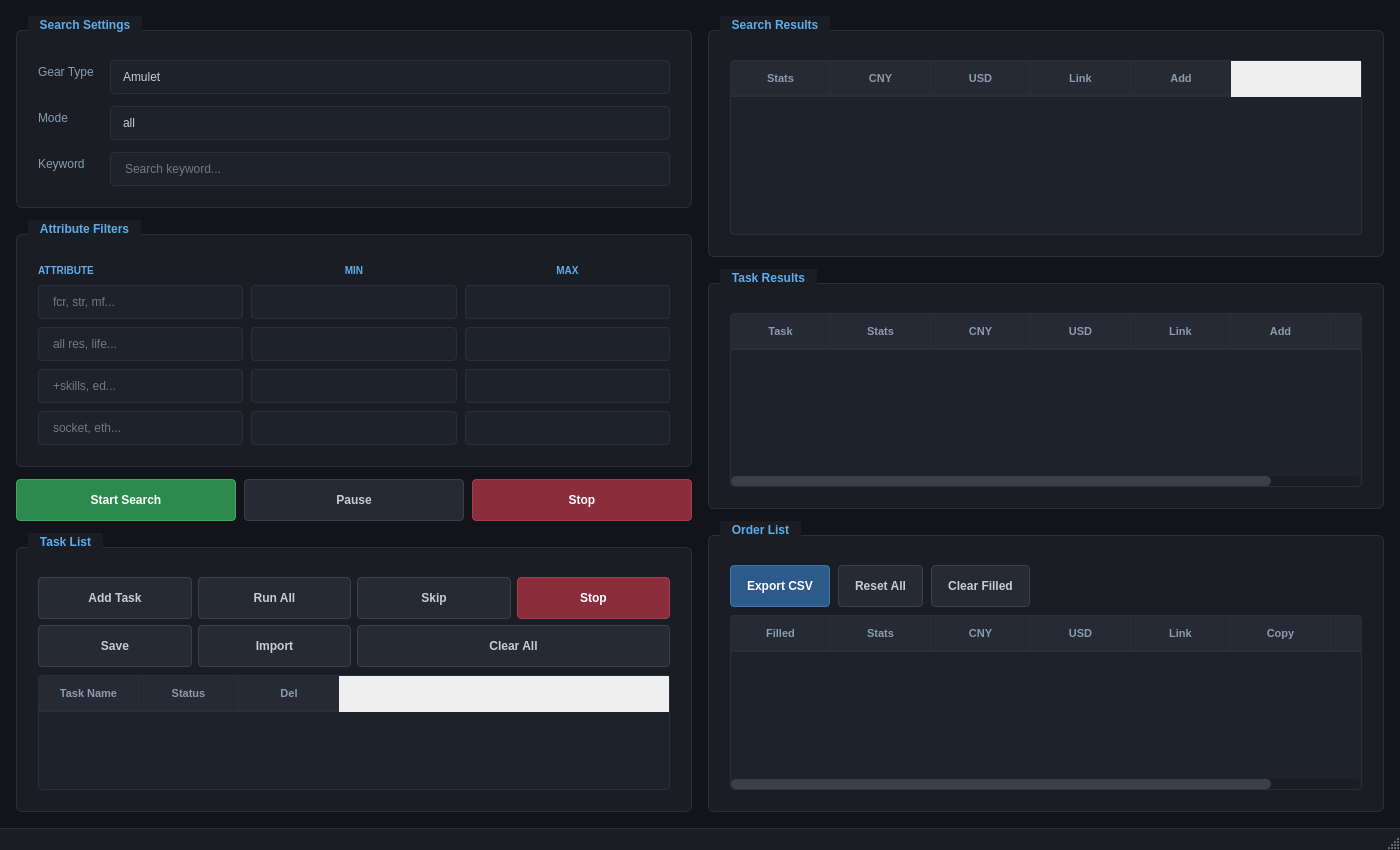
<?xml version="1.0" encoding="UTF-8"?>
<ui version="4.0">
 <class>MainWindow</class>
 <widget class="QMainWindow" name="MainWindow">
  <property name="geometry">
   <rect>
    <x>0</x>
    <y>0</y>
    <width>1400</width>
    <height>850</height>
   </rect>
  </property>
  <property name="windowTitle">
   <string>D2R Equipment Checker</string>
  </property>
  <property name="styleSheet">
   <string notr="true">
/* ===== MAIN WINDOW ===== */
QMainWindow, QWidget#centralwidget {
    background-color: #12141a;
    font-family: 'Segoe UI', Arial, sans-serif;
    font-size: 12px;
    color: #c8ccd4;
}

/* ===== GROUP BOXES ===== */
QGroupBox {
    background-color: #1a1d24;
    border: 1px solid #2a2f3a;
    border-radius: 6px;
    margin-top: 14px;
    padding: 12px;
    padding-top: 20px;
    font-weight: 600;
    font-size: 12px;
}

QGroupBox::title {
    subcontrol-origin: margin;
    subcontrol-position: top left;
    left: 12px;
    padding: 2px 10px;
    background-color: #1a1d24;
    color: #5dadec;
    font-size: 13px;
}

/* ===== BUTTONS ===== */
QPushButton {
    background-color: #252a34;
    border: 1px solid #3a3f4a;
    border-radius: 4px;
    padding: 8px 16px;
    color: #c8ccd4;
    font-weight: 500;
    min-height: 24px;
}

QPushButton:hover {
    background-color: #2f3542;
    border-color: #5dadec;
}

QPushButton:pressed {
    background-color: #1a1d24;
}

QPushButton:disabled {
    background-color: #1a1d24;
    border-color: #252a34;
    color: #4a4f5a;
}

/* Primary Action Button */
QPushButton#start_button {
    background-color: #2d8a4e;
    border-color: #3da864;
    color: #ffffff;
    font-weight: 600;
}

QPushButton#start_button:hover {
    background-color: #3da864;
}

/* Danger Buttons */
QPushButton#stop_button, QPushButton#stop_list_check {
    background-color: #8a2d3d;
    border-color: #a83d4e;
    color: #ffffff;
}

QPushButton#stop_button:hover, QPushButton#stop_list_check:hover {
    background-color: #a83d4e;
}

/* Export Button */
QPushButton#export_orderlist {
    background-color: #2d5a8a;
    border-color: #3d7ab0;
    color: #ffffff;
}

QPushButton#export_orderlist:hover {
    background-color: #3d7ab0;
}

/* ===== INPUT FIELDS ===== */
QLineEdit {
    background-color: #1e222a;
    border: 1px solid #2a2f3a;
    border-radius: 4px;
    padding: 8px 12px;
    color: #c8ccd4;
    selection-background-color: #5dadec;
}

QLineEdit:focus {
    border-color: #5dadec;
}

QLineEdit::placeholder {
    color: #5a5f6a;
}

/* ===== COMBO BOX ===== */
QComboBox {
    background-color: #1e222a;
    border: 1px solid #2a2f3a;
    border-radius: 4px;
    padding: 8px 12px;
    color: #c8ccd4;
    min-width: 140px;
}

QComboBox:hover, QComboBox:focus {
    border-color: #5dadec;
}

QComboBox::drop-down {
    border: none;
    width: 24px;
    padding-right: 8px;
}

QComboBox::down-arrow {
    image: none;
    border-left: 4px solid transparent;
    border-right: 4px solid transparent;
    border-top: 5px solid #5dadec;
}

QComboBox QAbstractItemView {
    background-color: #1e222a;
    border: 1px solid #5dadec;
    selection-background-color: #2d5a8a;
    color: #c8ccd4;
    padding: 4px;
}

/* ===== CHECK BOXES ===== */
QCheckBox {
    spacing: 8px;
    color: #c8ccd4;
}

QCheckBox::indicator {
    width: 16px;
    height: 16px;
    border-radius: 3px;
    border: 2px solid #3a3f4a;
    background-color: #1e222a;
}

QCheckBox::indicator:hover {
    border-color: #5dadec;
}

QCheckBox::indicator:checked {
    background-color: #5dadec;
    border-color: #5dadec;
}

/* ===== TABLES ===== */
QTableWidget {
    background-color: #1e222a;
    alternate-background-color: #22262e;
    border: 1px solid #2a2f3a;
    border-radius: 4px;
    gridline-color: #2a2f3a;
    selection-background-color: #2d5a8a;
    selection-color: #ffffff;
}

QTableWidget::item {
    padding: 6px 8px;
    border: none;
}

QTableWidget::item:selected {
    background-color: #2d5a8a;
}

QHeaderView::section {
    background-color: #252a34;
    color: #8a9bae;
    font-weight: 600;
    font-size: 11px;
    text-transform: uppercase;
    padding: 8px 10px;
    border: none;
    border-bottom: 2px solid #2a2f3a;
    border-right: 1px solid #2a2f3a;
}

QHeaderView::section:last {
    border-right: none;
}

/* ===== SCROLL BARS ===== */
QScrollBar:vertical {
    background-color: #1a1d24;
    width: 10px;
    margin: 0;
    border-radius: 5px;
}

QScrollBar::handle:vertical {
    background-color: #3a3f4a;
    border-radius: 5px;
    min-height: 30px;
}

QScrollBar::handle:vertical:hover {
    background-color: #5dadec;
}

QScrollBar::add-line:vertical, QScrollBar::sub-line:vertical,
QScrollBar::add-page:vertical, QScrollBar::sub-page:vertical {
    height: 0;
    background: none;
}

QScrollBar:horizontal {
    background-color: #1a1d24;
    height: 10px;
    margin: 0;
    border-radius: 5px;
}

QScrollBar::handle:horizontal {
    background-color: #3a3f4a;
    border-radius: 5px;
    min-width: 30px;
}

QScrollBar::handle:horizontal:hover {
    background-color: #5dadec;
}

QScrollBar::add-line:horizontal, QScrollBar::sub-line:horizontal,
QScrollBar::add-page:horizontal, QScrollBar::sub-page:horizontal {
    width: 0;
    background: none;
}

/* ===== STATUS BAR ===== */
QStatusBar {
    background-color: #1a1d24;
    color: #6a7a8a;
    border-top: 1px solid #2a2f3a;
    padding: 6px 12px;
    font-size: 11px;
}

/* ===== LABELS ===== */
QLabel {
    color: #8a9bae;
    font-size: 12px;
}

QLabel[headerLabel="true"] {
    color: #5dadec;
    font-size: 11px;
    font-weight: 600;
}
   </string>
  </property>
  <widget class="QWidget" name="centralwidget">
   <layout class="QHBoxLayout" name="mainLayout">
    <property name="spacing">
     <number>16</number>
    </property>
    <property name="leftMargin">
     <number>16</number>
    </property>
    <property name="topMargin">
     <number>16</number>
    </property>
    <property name="rightMargin">
     <number>16</number>
    </property>
    <property name="bottomMargin">
     <number>16</number>
    </property>
    
    <!-- LEFT PANEL -->
    <item>
     <widget class="QWidget" name="leftPanel">
      <property name="maximumWidth">
       <number>380</number>
      </property>
      <layout class="QVBoxLayout" name="leftLayout">
       <property name="spacing">
        <number>12</number>
       </property>
       <property name="leftMargin">
        <number>0</number>
       </property>
       <property name="topMargin">
        <number>0</number>
       </property>
       <property name="rightMargin">
        <number>0</number>
       </property>
       <property name="bottomMargin">
        <number>0</number>
       </property>
       
       <!-- Search Settings -->
       <item>
        <widget class="QGroupBox" name="searchGroup">
         <property name="title">
          <string>Search Settings</string>
         </property>
         <layout class="QFormLayout" name="searchFormLayout">
          <property name="horizontalSpacing">
           <number>16</number>
          </property>
          <property name="verticalSpacing">
           <number>12</number>
          </property>
          <item row="0" column="0">
           <widget class="QLabel" name="gearLabel">
            <property name="text">
             <string>Gear Type</string>
            </property>
           </widget>
          </item>
          <item row="0" column="1">
           <widget class="QComboBox" name="gear_type">
            <item><property name="text"><string>Amulet</string></property></item>
            <item><property name="text"><string>Ring</string></property></item>
            <item><property name="text"><string>Charm</string></property></item>
            <item><property name="text"><string>Jewel</string></property></item>
            <item><property name="text"><string>Weapon</string></property></item>
            <item><property name="text"><string>Shield</string></property></item>
            <item><property name="text"><string>Hat</string></property></item>
            <item><property name="text"><string>Armor</string></property></item>
            <item><property name="text"><string>Glove</string></property></item>
            <item><property name="text"><string>Belt</string></property></item>
            <item><property name="text"><string>Boots</string></property></item>
           </widget>
          </item>
          <item row="1" column="0">
           <widget class="QLabel" name="ladderLabel">
            <property name="text">
             <string>Mode</string>
            </property>
           </widget>
          </item>
          <item row="1" column="1">
           <widget class="QComboBox" name="mode_combo">
            <item><property name="text"><string>all</string></property></item>
            <item><property name="text"><string>ladder</string></property></item>
            <item><property name="text"><string>warlock ladder</string></property></item>
            <item><property name="text"><string>warlock nonladder</string></property></item>
            <item><property name="text"><string>nonladder</string></property></item>
           </widget>
          </item>
          <item row="2" column="0">
           <widget class="QLabel" name="keywordLabel">
            <property name="text">
             <string>Keyword</string>
            </property>
           </widget>
          </item>
          <item row="2" column="1">
           <widget class="QLineEdit" name="key_word">
            <property name="placeholderText">
             <string>Search keyword...</string>
            </property>
           </widget>
          </item>
         </layout>
        </widget>
       </item>
       
       <!-- Attribute Filters -->
       <item>
        <widget class="QGroupBox" name="filterGroup">
         <property name="title">
          <string>Attribute Filters</string>
         </property>
         <layout class="QGridLayout" name="filterGridLayout">
          <property name="horizontalSpacing">
           <number>8</number>
          </property>
          <property name="verticalSpacing">
           <number>8</number>
          </property>
          <!-- Headers -->
          <item row="0" column="0">
           <widget class="QLabel" name="attrHeader">
            <property name="text"><string>ATTRIBUTE</string></property>
            <property name="styleSheet"><string>color: #5dadec; font-weight: 600; font-size: 10px;</string></property>
           </widget>
          </item>
          <item row="0" column="1">
           <widget class="QLabel" name="minHeader">
            <property name="text"><string>MIN</string></property>
            <property name="alignment"><set>Qt::AlignCenter</set></property>
            <property name="styleSheet"><string>color: #5dadec; font-weight: 600; font-size: 10px;</string></property>
           </widget>
          </item>
          <item row="0" column="2">
           <widget class="QLabel" name="maxHeader">
            <property name="text"><string>MAX</string></property>
            <property name="alignment"><set>Qt::AlignCenter</set></property>
            <property name="styleSheet"><string>color: #5dadec; font-weight: 600; font-size: 10px;</string></property>
           </widget>
          </item>
          <!-- Filter Row 1 -->
          <item row="1" column="0">
           <widget class="QLineEdit" name="filter_word_1">
            <property name="placeholderText"><string>fcr, str, mf...</string></property>
           </widget>
          </item>
          <item row="1" column="1">
           <widget class="QLineEdit" name="fw_1_min">
            <property name="maximumWidth"><number>55</number></property>
            <property name="alignment"><set>Qt::AlignCenter</set></property>
           </widget>
          </item>
          <item row="1" column="2">
           <widget class="QLineEdit" name="fw_1_max">
            <property name="maximumWidth"><number>55</number></property>
            <property name="alignment"><set>Qt::AlignCenter</set></property>
           </widget>
          </item>
          <!-- Filter Row 2 -->
          <item row="2" column="0">
           <widget class="QLineEdit" name="filter_word_2">
            <property name="placeholderText"><string>all res, life...</string></property>
           </widget>
          </item>
          <item row="2" column="1">
           <widget class="QLineEdit" name="fw_2_min">
            <property name="maximumWidth"><number>55</number></property>
            <property name="alignment"><set>Qt::AlignCenter</set></property>
           </widget>
          </item>
          <item row="2" column="2">
           <widget class="QLineEdit" name="fw_2_max">
            <property name="maximumWidth"><number>55</number></property>
            <property name="alignment"><set>Qt::AlignCenter</set></property>
           </widget>
          </item>
          <!-- Filter Row 3 -->
          <item row="3" column="0">
           <widget class="QLineEdit" name="filter_word_3">
            <property name="placeholderText"><string>+skills, ed...</string></property>
           </widget>
          </item>
          <item row="3" column="1">
           <widget class="QLineEdit" name="fw_3_min">
            <property name="maximumWidth"><number>55</number></property>
            <property name="alignment"><set>Qt::AlignCenter</set></property>
           </widget>
          </item>
          <item row="3" column="2">
           <widget class="QLineEdit" name="fw_3_max">
            <property name="maximumWidth"><number>55</number></property>
            <property name="alignment"><set>Qt::AlignCenter</set></property>
           </widget>
          </item>
          <!-- Filter Row 4 -->
          <item row="4" column="0">
           <widget class="QLineEdit" name="filter_word_4">
            <property name="placeholderText"><string>socket, eth...</string></property>
           </widget>
          </item>
          <item row="4" column="1">
           <widget class="QLineEdit" name="fw_4_min">
            <property name="maximumWidth"><number>55</number></property>
            <property name="alignment"><set>Qt::AlignCenter</set></property>
           </widget>
          </item>
          <item row="4" column="2">
           <widget class="QLineEdit" name="fw_4_max">
            <property name="maximumWidth"><number>55</number></property>
            <property name="alignment"><set>Qt::AlignCenter</set></property>
           </widget>
          </item>
         </layout>
        </widget>
       </item>
       
       <!-- Search Controls -->
       <item>
        <layout class="QHBoxLayout" name="searchControlsLayout">
         <property name="spacing">
          <number>8</number>
         </property>
         <item>
          <widget class="QPushButton" name="start_button">
           <property name="text"><string>Start Search</string></property>
           <property name="minimumHeight"><number>38</number></property>
          </widget>
         </item>
         <item>
          <widget class="QPushButton" name="pause_button">
           <property name="text"><string>Pause</string></property>
           <property name="minimumHeight"><number>38</number></property>
          </widget>
         </item>
         <item>
          <widget class="QPushButton" name="stop_button">
           <property name="text"><string>Stop</string></property>
           <property name="minimumHeight"><number>38</number></property>
          </widget>
         </item>
        </layout>
       </item>
       
       <!-- Task List -->
       <item>
        <widget class="QGroupBox" name="taskGroup">
         <property name="title">
          <string>Task List</string>
         </property>
         <layout class="QVBoxLayout" name="taskVLayout">
          <property name="spacing">
           <number>8</number>
          </property>
          <item>
           <layout class="QGridLayout" name="taskButtonsLayout">
            <property name="horizontalSpacing">
             <number>6</number>
            </property>
            <property name="verticalSpacing">
             <number>6</number>
            </property>
            <item row="0" column="0">
             <widget class="QPushButton" name="add_task_list">
              <property name="text"><string>Add Task</string></property>
             </widget>
            </item>
            <item row="0" column="1">
             <widget class="QPushButton" name="start_list_check">
              <property name="text"><string>Run All</string></property>
             </widget>
            </item>
            <item row="0" column="2">
             <widget class="QPushButton" name="next_list_check">
              <property name="text"><string>Skip</string></property>
             </widget>
            </item>
            <item row="0" column="3">
             <widget class="QPushButton" name="stop_list_check">
              <property name="text"><string>Stop</string></property>
             </widget>
            </item>
            <item row="1" column="0">
             <widget class="QPushButton" name="save_task_list">
              <property name="text"><string>Save</string></property>
             </widget>
            </item>
            <item row="1" column="1">
             <widget class="QPushButton" name="import_task_list">
              <property name="text"><string>Import</string></property>
             </widget>
            </item>
            <item row="1" column="2" colspan="2">
             <widget class="QPushButton" name="clear_task_list">
              <property name="text"><string>Clear All</string></property>
             </widget>
            </item>
           </layout>
          </item>
          <item>
           <widget class="QTableWidget" name="rask_list">
            <property name="minimumHeight"><number>120</number></property>
            <property name="alternatingRowColors"><bool>true</bool></property>
            <property name="selectionBehavior"><enum>QAbstractItemView::SelectRows</enum></property>
            <property name="rowCount"><number>0</number></property>
            <property name="columnCount"><number>3</number></property>
            <column><property name="text"><string>Task Name</string></property></column>
            <column><property name="text"><string>Status</string></property></column>
            <column><property name="text"><string>Del</string></property></column>
           </widget>
          </item>
         </layout>
        </widget>
       </item>
       
       <item>
        <spacer name="leftSpacer">
         <property name="orientation"><enum>Qt::Vertical</enum></property>
         <property name="sizeHint" stdset="0">
          <size><width>20</width><height>10</height></size>
         </property>
        </spacer>
       </item>
      </layout>
     </widget>
    </item>
    
    <!-- RIGHT PANEL -->
    <item>
     <layout class="QVBoxLayout" name="rightLayout">
      <property name="spacing">
       <number>12</number>
      </property>
      
      <!-- Search Results -->
      <item>
       <widget class="QGroupBox" name="resultsGroup">
        <property name="title">
         <string>Search Results</string>
        </property>
        <layout class="QVBoxLayout" name="resultsVLayout">
         <item>
          <widget class="QTableWidget" name="tableWidget">
           <property name="minimumHeight"><number>140</number></property>
           <property name="alternatingRowColors"><bool>true</bool></property>
           <property name="selectionBehavior"><enum>QAbstractItemView::SelectRows</enum></property>
           <property name="rowCount"><number>0</number></property>
           <property name="columnCount"><number>5</number></property>
           <column><property name="text"><string>Stats</string></property></column>
           <column><property name="text"><string>CNY</string></property></column>
           <column><property name="text"><string>USD</string></property></column>
           <column><property name="text"><string>Link</string></property></column>
           <column><property name="text"><string>Add</string></property></column>
          </widget>
         </item>
        </layout>
       </widget>
      </item>
      
      <!-- Task Results -->
      <item>
       <widget class="QGroupBox" name="taskResultsGroup">
        <property name="title">
         <string>Task Results</string>
        </property>
        <layout class="QVBoxLayout" name="taskResultsVLayout">
         <item>
          <widget class="QTableWidget" name="task_check_result">
           <property name="minimumHeight"><number>120</number></property>
           <property name="alternatingRowColors"><bool>true</bool></property>
           <property name="selectionBehavior"><enum>QAbstractItemView::SelectRows</enum></property>
           <property name="rowCount"><number>0</number></property>
           <property name="columnCount"><number>7</number></property>
           <column><property name="text"><string>Task</string></property></column>
           <column><property name="text"><string>Stats</string></property></column>
           <column><property name="text"><string>CNY</string></property></column>
           <column><property name="text"><string>USD</string></property></column>
           <column><property name="text"><string>Link</string></property></column>
           <column><property name="text"><string>Add</string></property></column>
           <column><property name="text"><string>Del</string></property></column>
          </widget>
         </item>
        </layout>
       </widget>
      </item>
      
      <!-- Order List -->
      <item>
       <widget class="QGroupBox" name="orderGroup">
        <property name="title">
         <string>Order List</string>
        </property>
        <layout class="QVBoxLayout" name="orderVLayout">
         <property name="spacing">
          <number>8</number>
         </property>
         <item>
          <layout class="QHBoxLayout" name="orderButtonsLayout">
           <property name="spacing">
            <number>8</number>
           </property>
           <item>
            <widget class="QPushButton" name="export_orderlist">
             <property name="text"><string>Export CSV</string></property>
            </widget>
           </item>
           <item>
            <widget class="QPushButton" name="mark_all_unfilled">
             <property name="text"><string>Reset All</string></property>
            </widget>
           </item>
           <item>
            <widget class="QPushButton" name="clear_filled">
             <property name="text"><string>Clear Filled</string></property>
            </widget>
           </item>
           <item>
            <spacer name="orderButtonSpacer">
             <property name="orientation"><enum>Qt::Horizontal</enum></property>
             <property name="sizeHint" stdset="0">
              <size><width>40</width><height>20</height></size>
             </property>
            </spacer>
           </item>
          </layout>
         </item>
         <item>
          <widget class="QTableWidget" name="orderlist">
           <property name="minimumHeight"><number>180</number></property>
           <property name="alternatingRowColors"><bool>true</bool></property>
           <property name="selectionBehavior"><enum>QAbstractItemView::SelectRows</enum></property>
           <property name="rowCount"><number>0</number></property>
           <property name="columnCount"><number>7</number></property>
           <column><property name="text"><string>Filled</string></property></column>
           <column><property name="text"><string>Stats</string></property></column>
           <column><property name="text"><string>CNY</string></property></column>
           <column><property name="text"><string>USD</string></property></column>
           <column><property name="text"><string>Link</string></property></column>
           <column><property name="text"><string>Copy</string></property></column>
           <column><property name="text"><string>Del</string></property></column>
          </widget>
         </item>
        </layout>
       </widget>
      </item>
     </layout>
    </item>
   </layout>
  </widget>
  <widget class="QMenuBar" name="menubar">
   <property name="geometry">
    <rect>
     <x>0</x>
     <y>0</y>
     <width>1400</width>
     <height>21</height>
    </rect>
   </property>
  </widget>
  <widget class="QStatusBar" name="statusbar"/>
 </widget>
 <resources/>
 <connections/>
</ui>
